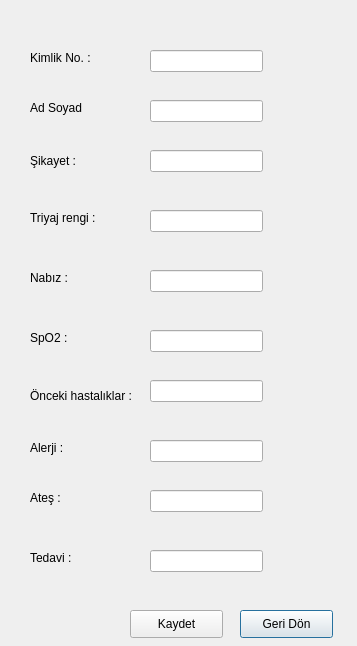
<?xml version="1.0" encoding="UTF-8"?>
<ui version="4.0">
 <class>Dialog</class>
 <widget class="QDialog" name="Dialog">
  <property name="geometry">
   <rect>
    <x>0</x>
    <y>0</y>
    <width>357</width>
    <height>646</height>
   </rect>
  </property>
  <property name="windowTitle">
   <string>Dialog</string>
  </property>
  <widget class="QLabel" name="label">
   <property name="geometry">
    <rect>
     <x>30</x>
     <y>140</y>
     <width>71</width>
     <height>41</height>
    </rect>
   </property>
   <property name="text">
    <string>Şikayet :</string>
   </property>
  </widget>
  <widget class="QLineEdit" name="kimlikNo">
   <property name="geometry">
    <rect>
     <x>150</x>
     <y>50</y>
     <width>113</width>
     <height>22</height>
    </rect>
   </property>
  </widget>
  <widget class="QLineEdit" name="kayitisim">
   <property name="geometry">
    <rect>
     <x>150</x>
     <y>100</y>
     <width>113</width>
     <height>22</height>
    </rect>
   </property>
  </widget>
  <widget class="QLineEdit" name="sikayet">
   <property name="geometry">
    <rect>
     <x>150</x>
     <y>150</y>
     <width>113</width>
     <height>22</height>
    </rect>
   </property>
  </widget>
  <widget class="QLabel" name="label_2">
   <property name="geometry">
    <rect>
     <x>30</x>
     <y>50</y>
     <width>71</width>
     <height>16</height>
    </rect>
   </property>
   <property name="text">
    <string>Kimlik No. :</string>
   </property>
  </widget>
  <widget class="QLabel" name="label_3">
   <property name="geometry">
    <rect>
     <x>30</x>
     <y>100</y>
     <width>55</width>
     <height>16</height>
    </rect>
   </property>
   <property name="text">
    <string>Ad Soyad :</string>
   </property>
  </widget>
  <widget class="QLabel" name="label_4">
   <property name="geometry">
    <rect>
     <x>30</x>
     <y>490</y>
     <width>55</width>
     <height>16</height>
    </rect>
   </property>
   <property name="text">
    <string>Ateş :</string>
   </property>
  </widget>
  <widget class="QLabel" name="label_5">
   <property name="geometry">
    <rect>
     <x>30</x>
     <y>330</y>
     <width>55</width>
     <height>16</height>
    </rect>
   </property>
   <property name="text">
    <string>SpO2 :</string>
   </property>
  </widget>
  <widget class="QLabel" name="label_6">
   <property name="geometry">
    <rect>
     <x>30</x>
     <y>370</y>
     <width>111</width>
     <height>51</height>
    </rect>
   </property>
   <property name="text">
    <string>Önceki hastalıklar :</string>
   </property>
  </widget>
  <widget class="QLabel" name="label_7">
   <property name="geometry">
    <rect>
     <x>30</x>
     <y>270</y>
     <width>55</width>
     <height>16</height>
    </rect>
   </property>
   <property name="text">
    <string>Nabız :</string>
   </property>
  </widget>
  <widget class="QLabel" name="label_8">
   <property name="geometry">
    <rect>
     <x>30</x>
     <y>210</y>
     <width>81</width>
     <height>16</height>
    </rect>
   </property>
   <property name="text">
    <string>Triyaj rengi :</string>
   </property>
  </widget>
  <widget class="QLabel" name="label_9">
   <property name="geometry">
    <rect>
     <x>30</x>
     <y>440</y>
     <width>55</width>
     <height>16</height>
    </rect>
   </property>
   <property name="text">
    <string>Alerji :</string>
   </property>
  </widget>
  <widget class="QLineEdit" name="triyajrenk">
   <property name="geometry">
    <rect>
     <x>150</x>
     <y>210</y>
     <width>113</width>
     <height>22</height>
    </rect>
   </property>
  </widget>
  <widget class="QLineEdit" name="nabiz">
   <property name="geometry">
    <rect>
     <x>150</x>
     <y>270</y>
     <width>113</width>
     <height>22</height>
    </rect>
   </property>
  </widget>
  <widget class="QLineEdit" name="oksi">
   <property name="geometry">
    <rect>
     <x>150</x>
     <y>330</y>
     <width>113</width>
     <height>22</height>
    </rect>
   </property>
  </widget>
  <widget class="QLineEdit" name="hastalik">
   <property name="geometry">
    <rect>
     <x>150</x>
     <y>380</y>
     <width>113</width>
     <height>22</height>
    </rect>
   </property>
  </widget>
  <widget class="QLineEdit" name="alerji">
   <property name="geometry">
    <rect>
     <x>150</x>
     <y>440</y>
     <width>113</width>
     <height>22</height>
    </rect>
   </property>
  </widget>
  <widget class="QLineEdit" name="ates">
   <property name="geometry">
    <rect>
     <x>150</x>
     <y>490</y>
     <width>113</width>
     <height>22</height>
    </rect>
   </property>
  </widget>
  <widget class="QLabel" name="label_10">
   <property name="geometry">
    <rect>
     <x>30</x>
     <y>550</y>
     <width>55</width>
     <height>16</height>
    </rect>
   </property>
   <property name="text">
    <string>Tedavi :</string>
   </property>
  </widget>
  <widget class="QLineEdit" name="tedavi">
   <property name="geometry">
    <rect>
     <x>150</x>
     <y>550</y>
     <width>113</width>
     <height>22</height>
    </rect>
   </property>
  </widget>
  <widget class="QPushButton" name="geributon">
   <property name="geometry">
    <rect>
     <x>240</x>
     <y>610</y>
     <width>93</width>
     <height>28</height>
    </rect>
   </property>
   <property name="text">
    <string>Geri Dön</string>
   </property>
  </widget>
  <widget class="QPushButton" name="kaydetbuton">
   <property name="geometry">
    <rect>
     <x>130</x>
     <y>610</y>
     <width>93</width>
     <height>28</height>
    </rect>
   </property>
   <property name="text">
    <string>Kaydet</string>
   </property>
  </widget>
 </widget>
 <resources/>
 <connections/>
</ui>
